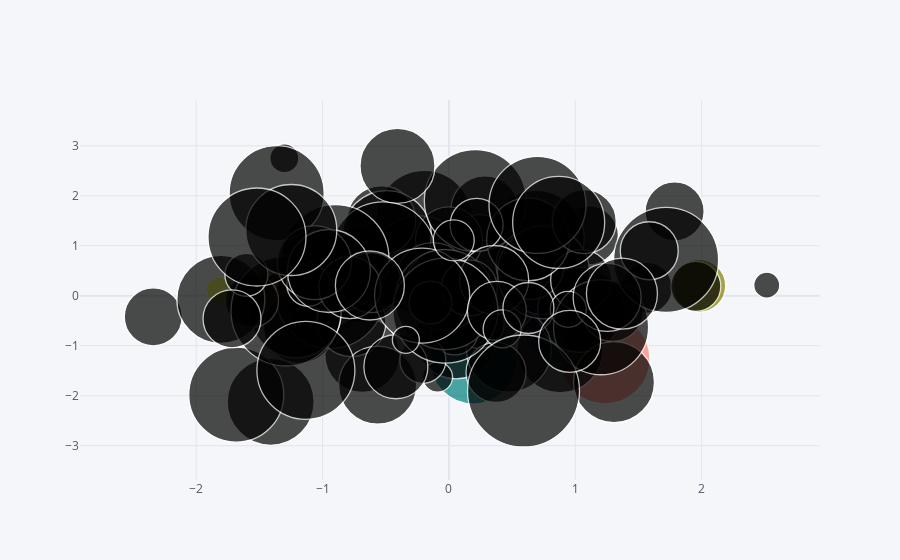

Here is the notebook cell this chart was saved with:
### Code cell
df.iplot(kind='bubble', x='A', y='B', size='C')
